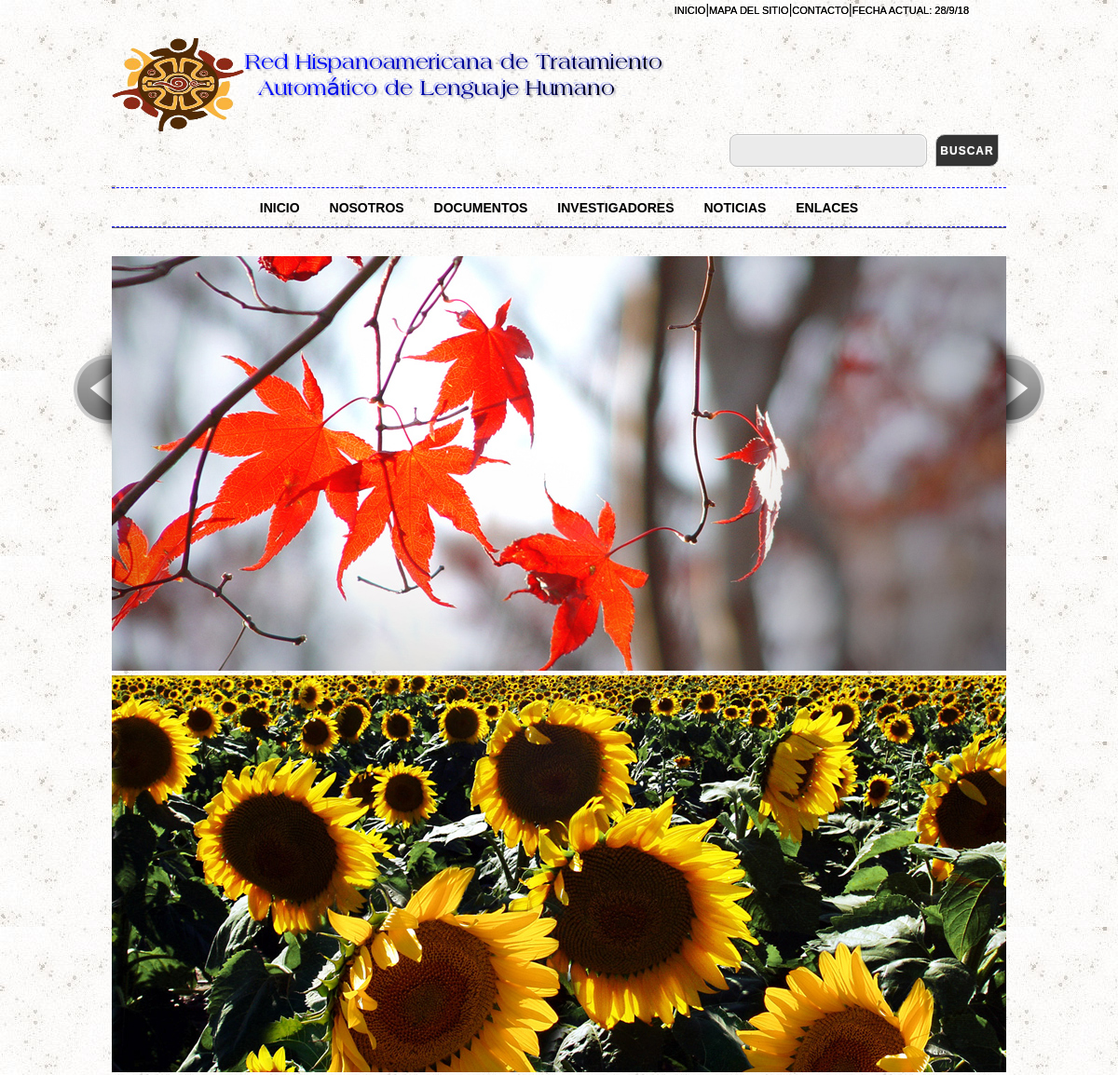
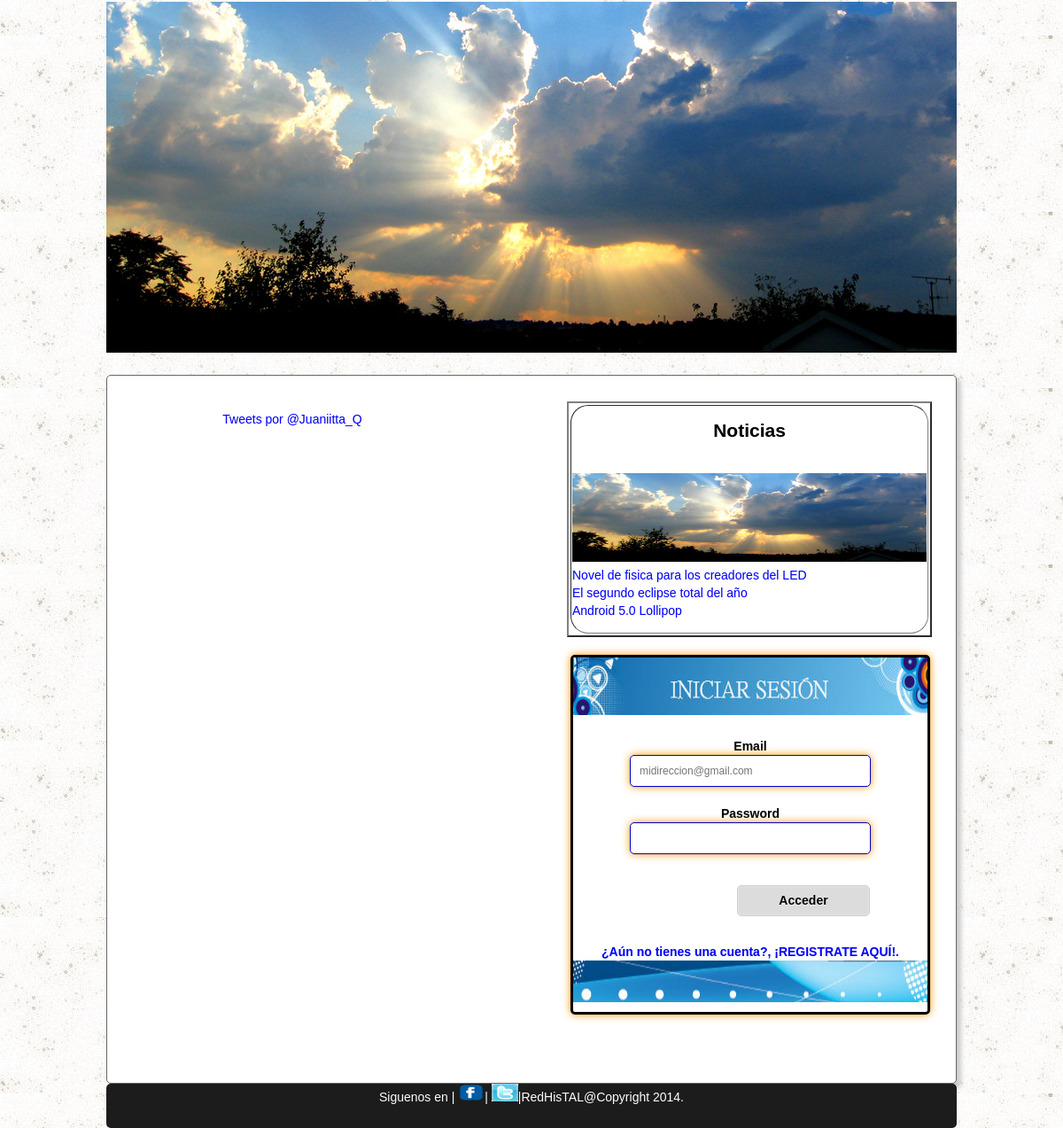
The page / on the database its author committed (2 pictures, top to bottom).
### tables this page shows
CREATE TABLE IF NOT EXISTS `noticias` (
  `id_not` int(11) NOT NULL AUTO_INCREMENT,
  `titulo` varchar(50) NOT NULL,
  `id_usuario` int(11) NOT NULL,
  PRIMARY KEY (`id_not`),
  KEY `FK_usuarioN` (`id_usuario`)
);

### index.php (the view, shortened to what this page needs)
<!DOCTYPE html>
<html xmlns="http://www.w3.org/1999/xhtml"lang="es" xml:lang="es">
<head>
<link rel="stylesheet" href="styles/style.css" type="text/css"/>
<link rel="stylesheet" href="styles/logueo.css" type="text/css"/>
</head>
<body>
    <header id="right">
        <a href="index.php">Inicio</a>|<a href="mapa_del_sitio.php">Mapa del sitio</a>|<a href="contacto.php">Contacto</a>|<a href="#"><?php
echo "Fecha actual: ";
$fecha=date("j/n/y");
echo $fecha;
?></a><br/><br/>
	</header>
<div class="main-container">
    <div id="sub-headline">
	 <div class="tagline_left" style=" align:left; width:700px; height:100px;> <a href=""><img src="iconos/redhistal2.png"onmouseover="this.src='iconos/redhistal1.png';" onmouseout="this.src='iconos/redhistal2.png';"/></a></div>
        <div class="tagline_right">
             <center>
                   <form method=GET action="http://www.google.com/search">
            <table ><tr><td>
                                 <INPUT TYPE=text name=q size=31 maxlength=255 value="">
                                       <INPUT type=submit name=btnG id="go" value="Buscar">
                                    </td></tr></table>
                                     </form>
                                   </center>
        </div>
        <br class="clear"/>
    </div><br/><br/>
<div class="main-container">
    <div id="nav-container">
        <nav>
            <ul class="nav">
               <b> <li><a href="index.php">Inicio</a></li>
                <li><a href="#">Nosotros</a>
				</li>
				  <li><a href="documentos.php">Documentos</a></li>
                <li><a href="investigadores.php">Investigadores</a>
                </li>
                <li><a href="noticias.php">Noticias</a></li>
                <li><a href="enlaces.php">Enlaces</a></li></b>
            </ul>
        </nav>
    </div>
</div>
    <div class="container1">
        <div id="mySlides">
            <div id="slide1">
                <img src="images/slider1.jpg" alt="Slide 1 jFlow Plus"/>
            </div>
            <div id="slide2">
                <img src="images/slider2.jpg" alt="Slide 2 jFlow Plus"/>
            </div>
            <div id="slide3">
                <img src="images/slider3.jpg" alt="Slide 3 jFlow Plus"/>
            </div>
        </div>
        <section class="jFlowPrev">
            <div></div>
        </section>
        <section class="jFlowNext">
            <div></div>
        </section>
        <br/>
        <article class="box" id="home_featured21">
            <div class=" block"  width="310px" align="left">
                 <a height="745px" class="twitter-timeline" href="https://twitter.com/Juaniitta_Q" data-widget-id="516609494206279680">Tweets por @Juaniitta_Q</a>
            </div>
            <div  align="left">
                <table width="340px" height="100px" border="2px" bgcolor="white"  style="margin-left: 490px;" href="investigadores.php">
<tr>
<td style=" border-radius: 20px;">
 <h2 align="center">Noticias</h2> <br>
				  <img width="400px" height="100px" src="images/slider3.jpg" /><br/>
				 <?php
$consulta=mysql_query('SELECT*FROM noticias');
while($row=mysql_fetch_array($consulta)){
           echo'<a href="noticias.php?a=<?php echo'.$row['id_not'].'?>">'.$row['titulo'].'<br/> </a>';
}
?>
</td>
</tr>
</table>
</div>
            <div  style="margin-top: 20px;" align="right" >
                     <form id="registrar" name="form1" method="post" action="usuario/comprobar_usuario.php">
                      <img src="iconos/sesion.jpg" width="400px" height="65px" ></br></br>
                       <b>Email</b><br/>
					   <input type="email" id="email" name="email"  placeholder="midireccion@gmail.com"></br><br>
                       <b>Password</b><br>
					   <input type="password" id="password" name="password"></br><br>
                     <input style="margin-right:65px;" type="submit" name="acceder" value="Acceder"/><br/></br></br></br>
					   <a href="usuario/registrar_usuario.php" target="contenido"><b style="text-align:left;">¿Aún no tienes una cuenta?,
					   ¡REGISTRATE AQUÍ!.</b></a><br/>
					  <img src="iconos/sesionpie.jpg" width="400px" height="47px" >
                       </form>
                <br/>
                <br/>
                  </article>
		<footer>
			  Siguenos en |<a href="https://www.facebook.com/Juaniitta.Qonttreraz"> <img src="iconos/face.png" width="30px" height="20px"/></a>| <img src="iconos/twitter.png" width="30px" height="20px" />|RedHisTAL@Copyright 2014.
</footer>
</div>
</div>
</body>
</html>

### styles/style.css (style rules this page uses)
body { margin-top: 30px; font-size: 14px; padding:0; margin:0 auto; line-height: 20px; font-family: 'Century Gothic', sans-serif; color: #000; background:url("../images/fondo.jpg") repeat; padding: 0; text-shadow: 0 0 1px rgba(0, 0, 0, 0.1) }
a { outline: 0; text-decoration: none; color: blue; }
header { display: block; text-align: right; margin-right:160px; padding: 0px; text-transform: uppercase; }
header a { font-family: 'ChunkFive Regular', Arial, Helvetica, sans-serif; font-size: 11px; color:black; text-shadow: 0 0px 0px black; transition: all 200ms linear; transform: translateZ(0) }
.box { background-color: #FFF; border: 1px solid #666; border-radius: 5px; box-shadow: 5px 5px 5px #ccc; padding: 29px; width: 900px; height:740px; }
.block { text-align: center; width:340px; }
#home_featured21 .block { display: inline; float: left; width: 340px; margin: 0 10px 0 0; padding: 10px; }
.tagline_right { float: right }
.tagline_left { float: left margin: 8px 0 0; padding: 0 }
.container1 { border-top: 1px solid #666; padding: 30px 0; width:900px; height:350px; }
input[type=text] { background: rgba(206, 205, 205, 0.6); border: 2px solid #666; line-height: 2em; box-shadow: inset -1px 1px 1px rgba(255, 255, 255, 0.65); border-radius: 8px; margin-bottom: 10px; width: 600px; padding: 6px 5px }
input[type=text] { height: 23px; width: 200px }
input[type=submit] { background: #000; background-image: -webkit-gradient(linear, left top, left bottom, color-stop(0, #333), color-stop(100%, #333)); background-image: -webkit-linear-gradient(top, #333 0, #333 100%); background-image: -moz-linear-gradient(top, #333 0, #333 100%); background-image: -o-linear-gradient(top, #333 0, #333 100%); background-image: -ms-linear-gradient(top, #333 0, #333 100%); background: linear-gradient(top, #333 0, #333 100%); color: #fff; border-radius: 10px 0 10px 0; font-weight: 700; text-shadow: 0 0 1px #aaa; transition: all 100ms linear; font-family: Verdana, Geneva, sans-serif; border-color: transparent; padding: 14px 20px }
#sub-headline input[type=submit] { height: 35px }
#header, #sub-headline, #nav-container, .container, .container1, footer { position: relative; display: block; width: 960px; margin: 0 auto }
#nav-container { z-index: 1000; font-size: 14px; text-align: center; text-transform: uppercase; border-top: 1px dashed blue; border-bottom: 1px dashed blue; }
.nav, .nav * { list-style: none; margin: 0; padding: 0; }
.nav li { position: relative; display: inline-block; zoom: 1; *display: inline }
.nav a { display: block; position: relative; color: #000000; padding: .75em 1em }
.nav a, .nav a:visited, .nav li.active li a { color: black; }
input, textarea, select { font-size: 12px; font-family: 'Century Gothic', Arial, sans-serif; }
#sub-headline input { display: inline-block; width: 200px; color: #565656; background-color: #ebebeb; border: 1px solid #c3c3c3; margin: 0 5px 0 0; padding: 5px; outline: 0 }
#sub-headline input#go { display: inline-block; width: 68px; height: 35px; text-transform: uppercase; color: #FFF; background-color: #565656; border-color: #c3c3c3; padding: 4px 0; letter-spacing: 1px }
.jFlowNext div { background: url(../images/arrows.png) no-repeat scroll 0 -35px transparent; height: 130px; position: absolute; top: 110px; right: -50px; width: 50px; cursor: pointer }
.jFlowPrev div { background: url(../images/arrows.png) no-repeat scroll -84px -35px transparent; height: 130px; position: absolute; top: 110px; left: -50px; width: 50px; cursor: pointer }
#mySlides { font-family: Verdana, Arial, sans-serif; color: #FFF }
footer { font-size: 14px; text-align:center; width:960px; height:50px; background-color:#1C1C1C; border-radius: 5px; display:block; clear:both; color: #FFFFFF; }

### rows shown on the page
noticias: titulo "Novel de fisica para los creadores del LED"
noticias: titulo "El segundo eclipse total del año"
noticias: titulo "Android 5.0 Lollipop"
